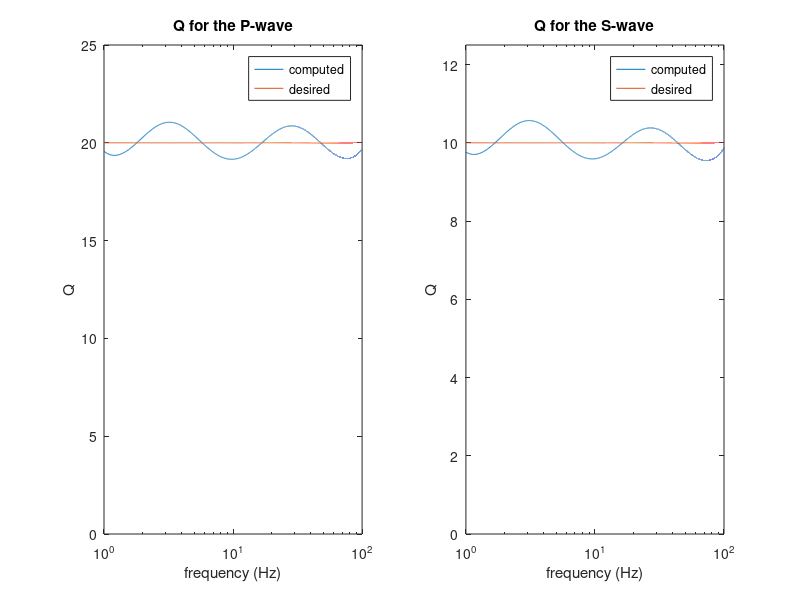
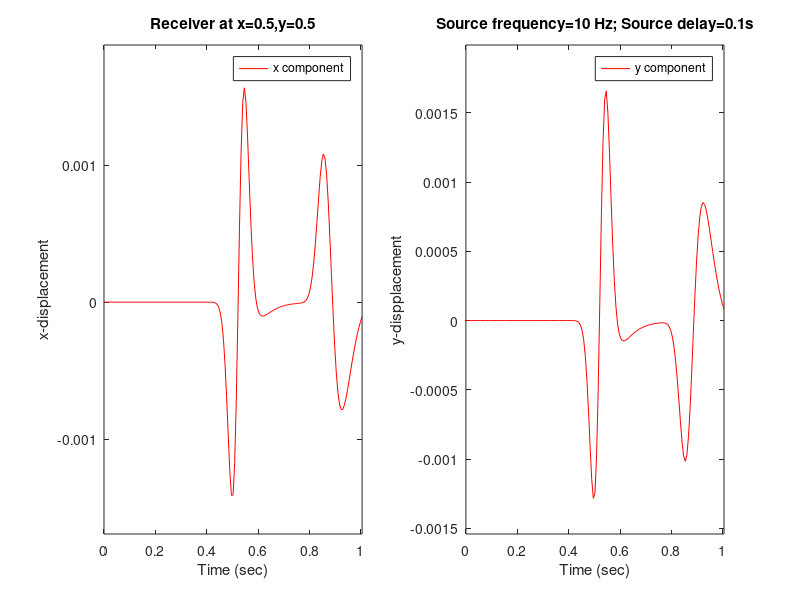
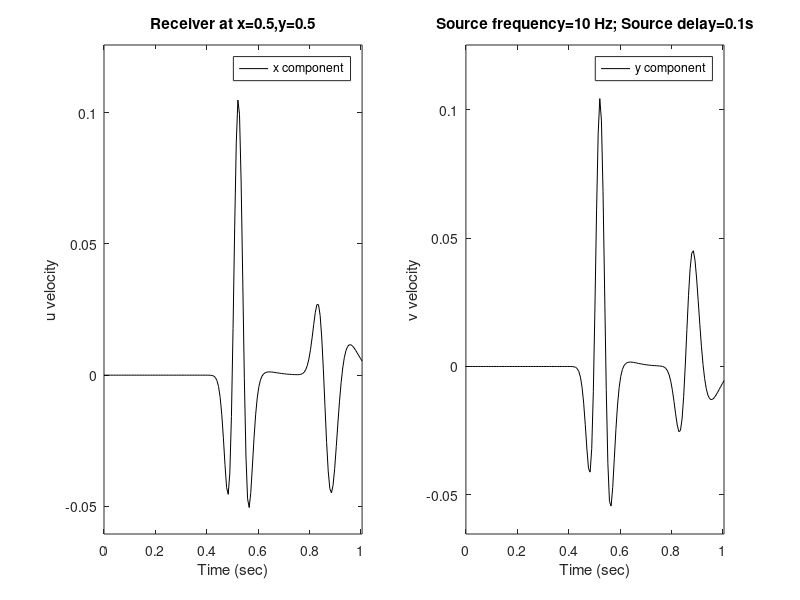
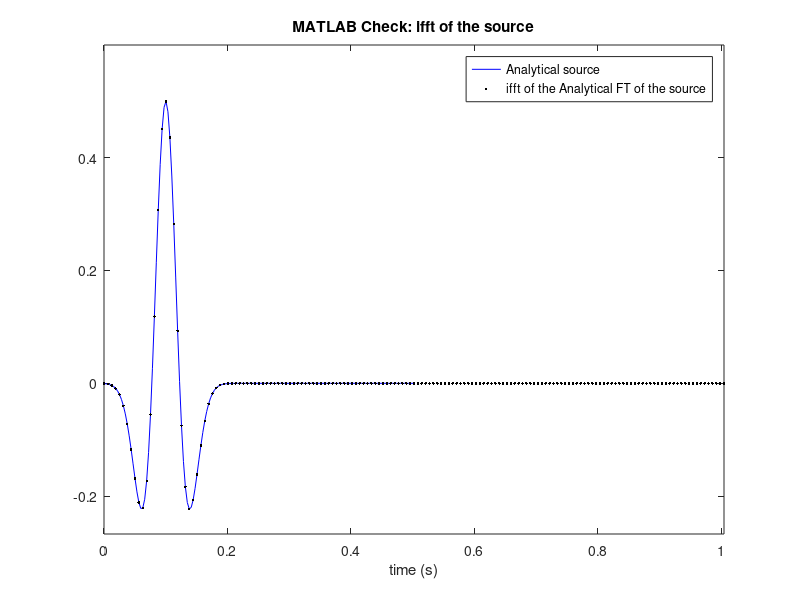

Reproduce these figures in MATLAB, in order.
% MATLABScript for obtaning the analytical solution for 2D wave propagation
% in a viscoelastic medium, based on the Appendix B of paper of Carcione et 
% al. (1988)(1), corrected in (2).
%
% The source used is a Ricker wavelet in the y velocity component.
%
% A figure of the source temporal function and its inverse Fourier
% transform are provided to verify the good working of the method. Also
% works for elastic variables by substituting the values of vp and vs by 
% real constant ones (vp_0 & vs_0).
%
% Attenuation is implemented by GMB-EK rheology presented in (4) and
% thoroughfully explained in (3).
%
% In order to make a proper comparison with numerical data it is
% recommended to either use the same rheology in both the numerical and the
% analytical. It is also possible to get an almost constant Q value by 
% increasing a lot the number of mechanisms used in both the numerical and
% the analytical solutions, thus minimizing the effects of the Q fitting in
% the comparison. 

%%%%%%%%%%%%%%%%%%%%%%%%%%%%%%%%%%%%%%%%%%%%%%%%%%%%%
%%%%%%%%%%%%%%%%%%%%%%%%%%%%%%%%%%%%%%%%%%%%%%%%%%%%%
%%%  By Josep de la Puente, LMU Geophysics, 2005  %%%
%%%%%%%%%%%%%%%%%%%%%%%%%%%%%%%%%%%%%%%%%%%%%%%%%%%%%
%%%%%%%%%%%%%%%%%%%%%%%%%%%%%%%%%%%%%%%%%%%%%%%%%%%%%

home
clear all;
close all;

disp('======================================')
disp('COMPUTATION OF VISCOELASTIC ANALYTICAL')
disp('             SOLUTION                 ')
disp('======================================')
disp('   ((c) Josep de la Puente Alvarez  ')
disp('        LMU Geophysics 2005)')
disp('======================================')

%%%%%%%%%%%%%%%%%%%%%%%%%%%%%%%%%%%%%%%%%%%%%%%%%%%%%
%%%%%%%%%% PARAMETERS %%%%%%%%%%%%%%%%%%%%%%%%%%%%%%%
%%%%%%%%%%%%%%%%%%%%%%%%%%%%%%%%%%%%%%%%%%%%%%%%%%%%%
%Source parameters (Ricker wavelet):
f0=10;               % cutoff frequency
t0=0.1;              % time shift
nu=0.5;              % weight of exponential (for Carcione's source)
epsilon=1.0;         % weight of cosinus (for Carcione's source)

%Frequency domain:
w_max=1001;          % Maximum frequency (minimum freq = -w_max). Is better to keep an odd number 
w_inc=0.1;           % Increment in frequency

%Position of receiver:
x=0.5;
y=0.5;

%Force of the source:
F=1.0;               % Constant magnitude. Only alters amplitude of the seismograms

%Material parameters:
rho=1.0;             % Density
vp_0=sqrt(3);        % P-wave velocity (elastic)
vs_0=1;              % S_wave velocity (elastic)

%Attenuation Q-Solver parameters
n=3;                 % Number of mechanisms we want to have
QPval=20;            % Desired QP constant value
QSval=10;            % Desired QS constant value
freq=f0;             % Central frequency of the absorption band (in Hertz). Good to center it
                     %  at the source's central frequency
f_ratio=100;         % The ratio between the maximum and minimum frequencies of our bandwidth
                     % (Usually between 10^2 and 10^4)
                        
%Outputting variables
toutmax=1.0;         % Maximum value of t desired as output


disp('--------------------------------------')
disp(' GEOMETRY AND MATERIAL SETTINGS:');
disp('--------------------------------------')
disp(strcat('Density=  ',num2str(rho)));
disp(strcat('VP= ',num2str(vp_0)));
disp(strcat('VS= ',num2str(vs_0)));
disp('Source at coordinates: (0,0)');
disp(strcat('Receiver at coordinates: (',num2str(x),',',num2str(y),')'));
disp(' ');

disp('--------------------------------------')
disp(' ATTENUATION SETTINGS:');
disp('--------------------------------------')
disp(strcat('Number of mechanisms=  ',num2str(n)));
disp(strcat('Q for P-wave=  ',num2str(QPval)));
disp(strcat('Q for S-wave=  ',num2str(QSval)));

%%%%%%%%%%%%%%%%%%%%%%%%%%%%%%%%%%%%%%%%%%%%%%%%%%%%%
%%%%%%%%%% PROBLEM SETUP %%%%%%%%%%%%%%%%%%%%%%%%%%%%
%%%%%%%%%%%%%%%%%%%%%%%%%%%%%%%%%%%%%%%%%%%%%%%%%%%%%
%Derived quantities initialization
r=sqrt(x^2+y^2);     % Distance to the receiver
w0=f0/(2*pi);        % Conversion to angular velocity
w=[0:w_inc:w_max];
w=2*w-w_max;

%%%%%%%%%%%%%%%%%%%%%%%%%%%%%%%%%%%%%%%%%%%%%%%%%%%%%
%%%%%%%%%% GMB-EK COMPLEX M SOLUTION %%%%%%%%%%%%%%%%
%%%%%%%%%%%%%%%%%%%%%%%%%%%%%%%%%%%%%%%%%%%%%%%%%%%%%
%% Equation system initialization %%
kmax=2*n-1;             %Number of equations to solve (the system is overdetermined)
AP=zeros(kmax,n);       %Initialization of system matrix (P wave)
AS=zeros(kmax,n);       %Initialization of system matrix (S wave)
QP=ones(kmax,1)/QPval;  %Desired values of Q for each mechanism inverted (P wave)
QS=ones(kmax,1)/QSval;  % " " (S wave)
YP=zeros(n,1);
YS=zeros(n,1);

%% Selection of the logarithmically equispaced frequencies
wmean=2*pi*freq;
wmin_disc=wmean/sqrt(f_ratio); 

for j=1:kmax
    w_disc(j)=exp(log(wmin_disc)+(j-1)/(kmax-1)*log(f_ratio));
end

%% Filling of the linear system matrix %%
for m=1:kmax
    for j=1:n
        AP(m,j)=(w_disc(2*j-1).*w_disc(m)+w_disc(2*j-1).^2/QPval)./(w_disc(2*j-1).^2+w_disc(m).^2);
    end
end

for m=1:kmax
    for j=1:n
        AS(m,j)=(w_disc(2*j-1).*w_disc(m)+w_disc(2*j-1).^2/QSval)./(w_disc(2*j-1).^2+w_disc(m).^2);
    end
end

%% Solving of the system %%
YP=AP\QP;
YS=AS\QS;

%%%%%%%%%%%%%%%%%%%%%%%%%%%%%%%%%%%%%%%%%%%%%%%%%%%%%
%%%%%%%%%% VISUALIZATION OF Q IN FREQUENCY %%%%%%%%%%
%%%%%%%%%%%%%%%%%%%%%%%%%%%%%%%%%%%%%%%%%%%%%%%%%%%%%
%% Getting values for the continuous representation of Q %%
wmin=wmean/sqrt(f_ratio); 
wmax=wmean*sqrt(f_ratio); 
xfrq=[wmin:(wmax-wmin)/(10000-1):wmax];

%% P-wave Q continuous values
numP=0;
denP=1;
for j=1:n
    numP=numP+(YP(j)*w_disc(2*j-1)*xfrq(:))./(w_disc(2*j-1)^2+xfrq(:).^2);
    denP=denP-(YP(j)*w_disc(2*j-1).^2)./(w_disc(2*j-1)^2+xfrq(:).^2);
end
Q_contP=denP./numP;

%% S-wave Q continuous values
numS=0;
denS=1;
for j=1:n
    numS=numS+(YS(j)*w_disc(2*j-1)*xfrq(:))./(w_disc(2*j-1)^2+xfrq(:).^2);
    denS=denS-(YS(j)*w_disc(2*j-1).^2)./(w_disc(2*j-1)^2+xfrq(:).^2);
end
Q_contS=denS./numS;

%% Computing fitting quality (RMS and maximum difference)
maxPdif=0;
maxSdif=0;

for j=1:length(Q_contP)
    tempP=abs(Q_contP(j)-QPval);
    if tempP >= maxPdif
        maxPdif=tempP;
    end
    tempS=abs(Q_contS(j)-QSval);
    if tempS >= maxSdif
        maxSdif=tempS;
    end
end

subplot(1,2,1),
semilogx(xfrq/(2*pi),Q_contP,xfrq/(2*pi),QPval*ones(length(xfrq),1)),
title('Q for the P-wave'),legend('computed','desired')
xlabel('frequency (Hz)'),ylabel('Q'),axis([wmin/(2*pi) wmax/(2*pi) 0 QPval*1.25])
subplot(1,2,2),
semilogx(xfrq/(2*pi),Q_contS,xfrq/(2*pi),QSval*ones(length(xfrq),1)),
title('Q for the S-wave'),legend('computed','desired'),
xlabel('frequency (Hz)'),ylabel('Q'),axis([wmin/(2*pi) wmax/(2*pi) 0 QSval*1.25])

disp(strcat('Attenuation bandwidth= [',num2str(wmin/(2*pi)),',',num2str(wmax/(2*pi)),'] Hz'));
disp('');
disp(strcat('Maximum QP fitting error=  ',num2str(maxPdif/QPval*100),' %'));
disp('');
disp(strcat('Maximum QS fitting error=  ',num2str(maxSdif/QSval*100),' %'));
disp(' ');
disp('--------------------------------------')

%%%%%%%%%%%%%%%%%%%%%%%%%%%%%%%%%%%%%%%%%%%%%%%%%%%%%
%%%%%%%%%%%%%%% VELOCITIES COMPUTATION %%%%%%%%%%%%%%
%%%%%%%%%%%%%%%%%%%%%%%%%%%%%%%%%%%%%%%%%%%%%%%%%%%%%
%% Translating into Y_kappa and Y_mu %%
YK=YP*0;
YM=YP*0;
YK(:)=(vp_0^2*YP(:)-4/3*vs_0^2*YS(:))/(vp_0^2-4/3*vs_0^2);
YM(:)=YS(:);

% Complex modulus
mu_0=vs_0^2*rho;
lam_0=vp_0^2*rho-2*mu_0;

MUK=(lam_0+2/3*mu_0);    % Elastic bulk modulus
MUM=2*mu_0;              % Elastic shear modulus

MK=MUK*ones(length(w),1);
MM=MUM*ones(length(w),1);
lambda=zeros(length(w),1);
mu=zeros(length(w),1);
vp=zeros(length(w),1);
vs=zeros(length(w),1);

for j=1:n
    MK(:)=MK(:)-MUK*(YK(j)*(w_disc(2*j-1)./(w_disc(2*j-1)+i*w(:))));
    MM(:)=MM(:)-MUM*(YM(j)*(w_disc(2*j-1)./(w_disc(2*j-1)+i*w(:))));
end

lambda(:)=MK(:)-1/3*MM(:);     
mu(:)=MM(:)/2;                 

% Complex wave velocities (NOTE: Substitute by vp_0 and vs_0 to get the
% elastic solution)
vp(:)=sqrt((lambda(:)+2*mu(:))/rho);
vs(:)=sqrt(mu(:)/rho);

%%%%%%%%%%%%%%%%%%%%%%%%%%%%%%%%%%%%%%%%%%%%%%%%%%%%%
%%%%%%%%%% PROBLEM FUNCTIONS INITIALIZATION %%%%%%%%%
%%%%%%%%%%%%%%%%%%%%%%%%%%%%%%%%%%%%%%%%%%%%%%%%%%%%%
%% Green's functions (CORRECTED, as appear in Carcione (2002))
for j=1:length(w)
    if w(j)>0
        G1=-i*pi/2*(1/vp(j)^2*besselh(0,2,(w(j)*r/(vp(j))))+ ...
            1./(w(j)*r*vs(j))*besselh(1,2,(w(j)*r/(vs(j))))- ...
            1./(w(j)*r*vp(j))*besselh(1,2,(w(j)*r/(vp(j)))));
        G2=i*pi/2*(1/vs(j)^2*besselh(0,2,(w(j)*r/(vs(j))))- ...
            1./(w(j)*r*vs(j))*besselh(1,2,(w(j)*r/(vs(j))))+ ...
            1./(w(j)*r*vp(j))*besselh(1,2,(w(j)*r/(vp(j)))));
        u1(j)=F/(2*pi*rho)*(x*y/r^2)*(G1+G2);
        u2(j)=F/(2*pi*rho)*(1/r^2)*(y^2*G1-x^2*G2);
    end
end

%% Geting the symmetric conjugate of the u1 and u2 functions
for j=1:length(w)
        u1(j)=conj(u1(length(w)+1-j));
        u2(j)=conj(u2(length(w)+1-j));
end

%Ricker type source
S=sqrt(pi)*w.^2/(4*(pi*f0)^3).*exp(-i*w*t0).*exp(-w.^2/(4*(pi*f0)^2));

%%%%%%%%%%%%%%%%%%%%%%%%%%%%%%%%%%%%%%%%%%%%%%%%%%%%%
%%%%%%%%%% PROBLEM SOLUTION %%%%%%%%%%%%%%%%%%%%%%%%%
%%%%%%%%%%%%%%%%%%%%%%%%%%%%%%%%%%%%%%%%%%%%%%%%%%%%%
%% Construction of the w-space displacements
PHI_DX=u1.*S;
PHI_DY=u2.*S;

%% Construction of the w-space velocities
PHI_VX=PHI_DX.*i.*w;
PHI_VY=PHI_DY.*i.*w;

%% Time axis scaling by the Nyquist frequency
dt=1/(2*w_max)*2*pi;        

%% FFT of the PHI functions to obtain solution
Sol_x=(ifft(fftshift(PHI_DX)))/dt;  
Sol_y=(ifft(fftshift(PHI_DY)))/dt;

%% Same for the velocities 
Vel_x=(ifft(fftshift(PHI_VX)))/dt;  
Vel_y=(ifft(fftshift(PHI_VY)))/dt;

%%%%%%%%%%%%%%%%%%%%%%%%%%%%%%%%%%%%%%%%%%%%%%%%%%%%%
%%%%%%%%% VARIABLES' SCALING %%%%%%%%%%%%%%%%%%%%%%%%
%%%%%%%%%%%%%%%%%%%%%%%%%%%%%%%%%%%%%%%%%%%%%%%%%%%%%
t=(1:length(w))*dt-dt ;  %The substraction is to have a t=0 value

%% Rescaling of the time variable to adjust to the t-space sampling rate
for j=1:length(w)/2
    t_res(j)=t(2*j-1);
end

%% Rescaling of the sampling of our function to compare with a t-domain
%% function
for j=1:length(w)/2
    SX_res(j)=Sol_x(2*j-1);
    SY_res(j)=Sol_y(2*j-1);
    VX_res(j)=Vel_x(2*j-1);
    VY_res(j)=Vel_y(2*j-1);
end

%% MATLAB's "ifft" routines don't give us a purely real function for the
%% inverse transform of a conjugate symmetric function. Therefore we have
%% to correct the amplitudes with the small complex residues obtained.
SX_res=abs(SX_res).*sign(real(SX_res));
SY_res=abs(SY_res).*sign(real(SY_res));;
VX_res=abs(VX_res).*sign(real(VX_res));
VY_res=abs(VY_res).*sign(real(VY_res));;

%% Looking for the t value closest to our desired tmax
found=0;
for j=1:length(t_res)
    if found==0
    if t_res(j)>=toutmax
        countt=j;
        found=1;
    end
    end
end

%%%%%%%%%%%%%%%%%%%%%%%%%%%%%%%%%%%%%%%%%%%%%%%%%%%%%
%%%%%%%%%%%%%%  PLOTTING     %%%%%%%%%%%%%%%%%%%%%%%%
%%%%%%%%%%%%%%%%%%%%%%%%%%%%%%%%%%%%%%%%%%%%%%%%%%%%%
%% Displacements displayed in desired time window
minx=(min(real(SX_res(1:countt)))-eps)*1.2;
maxx=(max(real(SX_res(1:countt)))+eps)*1.2;
miny=(min(real(SY_res(1:countt)))-eps)*1.2;
maxy=(max(real(SY_res(1:countt)))+eps)*1.2;
figure,
subplot(121),plot(t_res(1:countt),SX_res(1:countt),'-r'),xlabel('Time (sec)'),
legend('x component'),
axis([t_res(1) t_res(countt) minx maxx]),ylabel('x-displacement')
title(strcat('Receiver at x= ',num2str(x),',y= ',num2str(y)))
subplot(122),plot(t_res(1:countt),SY_res(1:countt),'-r'),xlabel('Time (sec)'),
legend('y component'),
axis([t_res(1) t_res(countt) miny maxy]),ylabel('y-dispplacement')
title(strcat('Source frequency= ',num2str(f0),' Hz; Source delay= ',num2str(t0),'s'))

% Velocities displayed in desired time window
minx=(min(real(VX_res(1:countt)))-eps)*1.2;
maxx=(max(real(VX_res(1:countt)))+eps)*1.2;
miny=(min(real(VY_res(1:countt)))-eps)*1.2;
maxy=(max(real(VY_res(1:countt)))+eps)*1.2;
figure,
subplot(121),plot(t_res(1:countt),VX_res(1:countt),'-k'),xlabel('Time (sec)'),
legend('x component'),
axis([t_res(1) t_res(countt) minx maxx]),ylabel('u velocity')
title(strcat('Receiver at x= ',num2str(x),',y= ',num2str(y)))
subplot(122),plot(t_res(1:countt),VY_res(1:countt),'-k'),xlabel('Time (sec)'),
legend('y component'),
axis([t_res(1) t_res(countt) miny maxy]),ylabel('v velocity'),
title(strcat('Source frequency= ',num2str(f0),' Hz; Source delay= ',num2str(t0),'s'))

%%%%%%%%%%%%%%%%%%%%%%%%%%%%%%%%%%%%%%%%%%%%%%%%%%%%%
%%%%%%%%%% SOURCE COMPARISON %%%%%%%%%%%%%%%%%%%%%%%%
%%%%%%%%%%%%%%%%%%%%%%%%%%%%%%%%%%%%%%%%%%%%%%%%%%%%%
%% As a check for the scalings chosen, we can compare the ifft of the
%% Ricker source to the analytical expression of the inverse Fourier
%% transform:
B=pi*pi*f0*f0;
 
%% Real time-domain expression of the Ricker wavelet source
SOrig=t*0;
SOrig=(0.5-B*(t-t0).*(t-t0)).*exp(-B*(t-t0).*(t-t0)); 

SS=ifft(fftshift(S))/dt;

for j=1:length(w)/2
    SS_res(j)=SS(2*j-1);
end

SS_res=abs(SS_res).*sign(real(SS_res));
minS=(min(real(SS_res(1:countt)))-eps)*1.2;
maxS=(max(real(SS_res(1:countt)))+eps)*1.2;

figure,
plot(t(1:countt),SOrig(1:countt),'-b',t_res(1:countt),SS_res(1:countt),'.k'),
title('MATLAB Check: ifft of the source')
xlabel('time (s)'),axis([t_res(1) t_res(countt) minS maxS]),
legend('Analytical source','ifft of the Analytical FT of the source')

%%%%%%%%%%%%%%%%%%%%%%%%%%%%%%%%%%%%%%%%%%%%%%%%%%%%%%%%%%%%%%%%%%%%%%%%%%%%%%%%%%%%%%%%%%
%%%%%%%%%%%%%%%%%%%%%%%%% END OF THE PROGRAM !!! %%%%%%%%%%%%%%%%%%%%%%%%%%%%%%%%%%%%%%%%%
%%%%%%%%%%%%%%%%%%%%%%%%%%%%%%%%%%%%%%%%%%%%%%%%%%%%%%%%%%%%%%%%%%%%%%%%%%%%%%%%%%%%%%%%%%
 
%%%%%%%%%%%%%%%% 
%% REFERENCES %%
%%%%%%%%%%%%%%%%
% (1) "WAVE PROPAGATION SIMULATION IN A LINEAR VISCOELASTIC MEDIUM", Carcione et al. (1988)
%
% (2) "WAVE FIELDS IN REAL MEDIA: WAVE PROPAGSTION IN ANISOTROPIC, ANELASTIC
% AND POROUS MEDIA", Carcione (2002)
%
% (3) "THE FINITE DIFFERENCE METHOD FOR SEISMOLOGISTS: AN INTRODUCTION",
% Moczo et al. (2005)
%
% (4) "INCORPORATION OF ATTENUATION INTO TIME-DOMAIN COMPUTATIONS OF
% SEISMIC WAVE FIELDS", Emmerich & Korn (1987)
